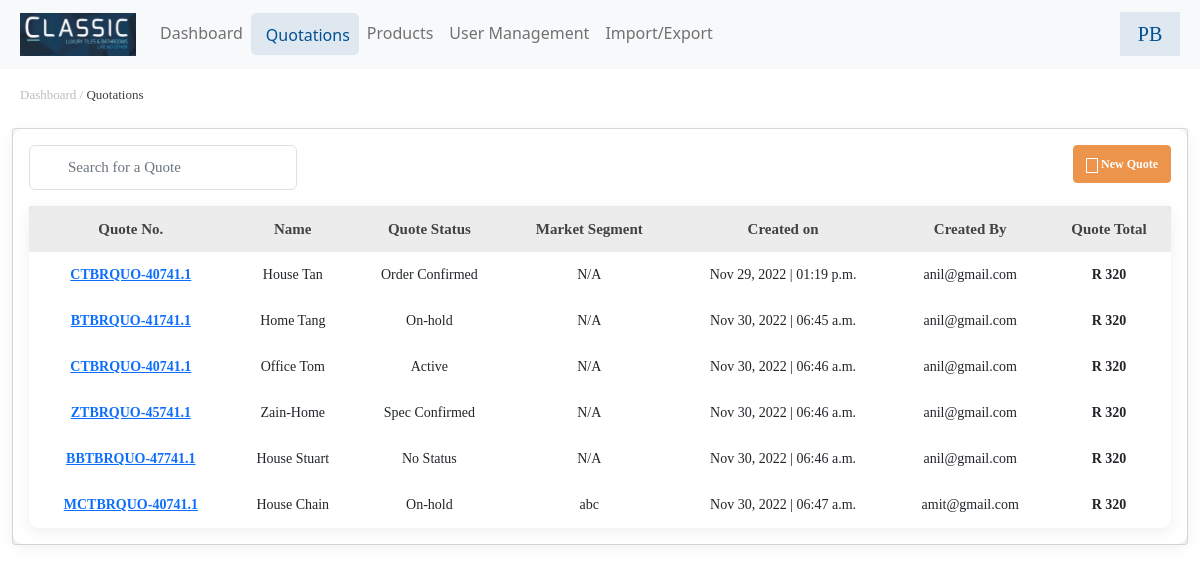
/quotations/, run on the app's committed database.
### app/models.py (models this page shows, shortened)
class Quotation(models.Model):
    quot_no = models.CharField(max_length=200)
    name = models.CharField(max_length=200)
    quot_status = models.CharField(max_length=50, choices=quotationstatus, default="no")
    market_seg = models.CharField(max_length=200)
    created_at = models.DateTimeField(auto_now_add=True)
    created_by = models.ForeignKey(User, on_delete=models.CASCADE)

### app/views.py (the view)
# urls.py: path('quotations/', views.quotation, name='quotations'),
def quotation(request):
    quots = Quotation.objects.all()
    return render(request, "quotation.html", {"quots": quots})

### app/templates/quotation.html (shortened to what this page needs)
{% extends 'base.html' %}
{% load static %}
{% block pagenav %}
<div class="content-header tab-padding-left">
    <div class="container-fluid">
        <div class="row mb-2">
            <div class="col-sm-6">
                <p class="m-0 dashboard-sub-heading">Dashboard / <span style="color:#424242 !important;">Quotations</span></p>
            </div>
        </div>
    </div>
</div>
{% endblock pagenav %}
{% block main-content %}
<section class="content tab-padding-left">
    <div class="container-fluid">
        <div class="card">
            <div class="card-body quotations-card">
                <div class="row">
                    <div class="col-md-3">
                        <div class="form-group has-search">
                            <form action="" method="post">
                                <input type="text" class="form-control searchbox" placeholder="Search for a Quote" id="qsearch"/>
                            </form>
                        </div>
                    </div>
                    <div class="col-md-9 text-right">
                       <a href="{% url 'newquote' %}"> <button class="btn btn-warning new-quotations-btn"><i class="fa fa-plus quotation-plus-icon"></i> New Quote</button></a>
                    </div>
                </div>
                <table id="example1" class="table text-center quotations-table">
                    <thead>
                    <tr  class="heading">
                        <th>Quote No.</th>
                        <th>Name</th>
                        <th>Quote Status</th>
                        <th>Market Segment</th>
                        <th>Created on</th>
                        <th>Created By</th>
                        <th>Quote Total</th>
                    </tr>
                    </thead>
                    <tbody id="qtbody">
                    {% for q in quots %}
                    <tr>
                        <td class="fw-bold"><a href="{% url 'quotdetail' q.id %}">{{q.quot_no}}</a></td>
                        <td>{{q.name}}</td>
                        <td>{{q.get_quot_status_display}}</td>
                        <td>{{q.market_seg}}</td>
                        <td>{{q.created_at|date:"M d, Y"}} | {{q.created_at|time:"h:i a"}}</td>
                        <td>{{q.created_by.email}}</td>
                        <td class="fw-bold">R 320</td>
                    </tr>
                    {% endfor %}
                    </tbody>
                </table>
            </div>
        </div>
    </div>
</section>
{% endblock main-content %}

### data on the page
Quotation: quot_no "CTBRQUO-40741.1", name "House Tan", quot_status "Order Confirmed", market_seg "N/A", created_at "Nov 29, 2022", created_at "01:19 p.m.", created_by.email "anil@gmail.com"
Quotation: quot_no "BTBRQUO-41741.1", name "Home Tang", quot_status "On-hold", market_seg "N/A", created_at "Nov 30, 2022", created_at "06:45 a.m.", created_by.email "anil@gmail.com"
Quotation: quot_no "CTBRQUO-40741.1", name "Office Tom", quot_status "Active", market_seg "N/A", created_at "Nov 30, 2022", created_at "06:46 a.m.", created_by.email "anil@gmail.com"
Quotation: quot_no "ZTBRQUO-45741.1", name "Zain-Home", quot_status "Spec Confirmed", market_seg "N/A", created_at "Nov 30, 2022", created_at "06:46 a.m.", created_by.email "anil@gmail.com"
Quotation: quot_no "BBTBRQUO-47741.1", name "House Stuart", quot_status "No Status", market_seg "N/A", created_at "Nov 30, 2022", created_at "06:46 a.m.", created_by.email "anil@gmail.com"
Quotation: quot_no "MCTBRQUO-40741.1", name "House Chain", quot_status "On-hold", market_seg "abc", created_at "Nov 30, 2022", created_at "06:47 a.m.", created_by.email "amit@gmail.com"
